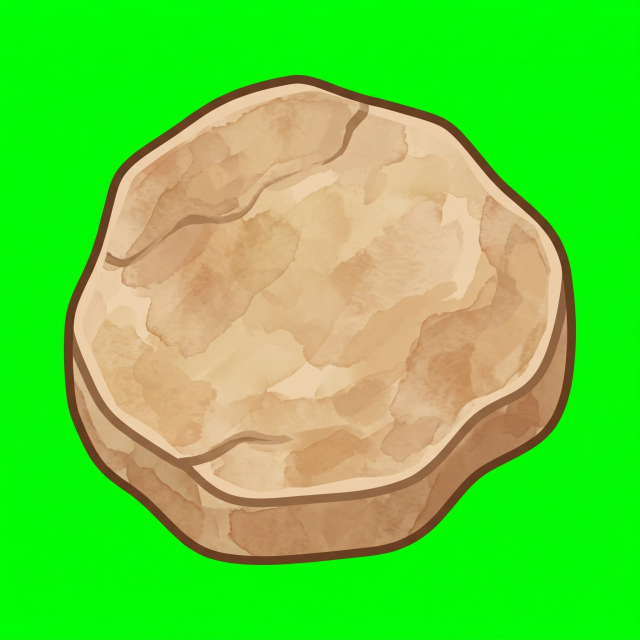
#> input picture rock-brown-raw.jpg, 1280 x 1280 px (shown at 1/2 size)
$ python process-green-bg.py ../rock-brown-raw.jpg ../rock-flat-raw.jpg
#> lines starting #> are read from the running program, lines starting #| are printed output that depends on the picture; after the words box and inside, x2 and y2 are one past the last pixel; in counts of white or black regions, pixels touching at a corner belong together
from PIL import Image
import numpy as np, sys, os

OUT_SIZE=512; PADDING=20
CHROMA=np.array([0,255,0],dtype=np.float32); TOL=80; SOFT=40

def process(inp, outp):
#> called with inp = '../rock-brown-raw.jpg', outp = '../rock-flat-raw.jpg'
    print(f'Input: {os.path.basename(inp)}')
    img=Image.open(inp).convert('RGBA')
    data=np.array(img,dtype=np.float32); h,w=data.shape[:2]
#> after `h, w = data.shape[:2]`: h = 1280; w = 1280
    r,g,b=data[:,:,0],data[:,:,1],data[:,:,2]
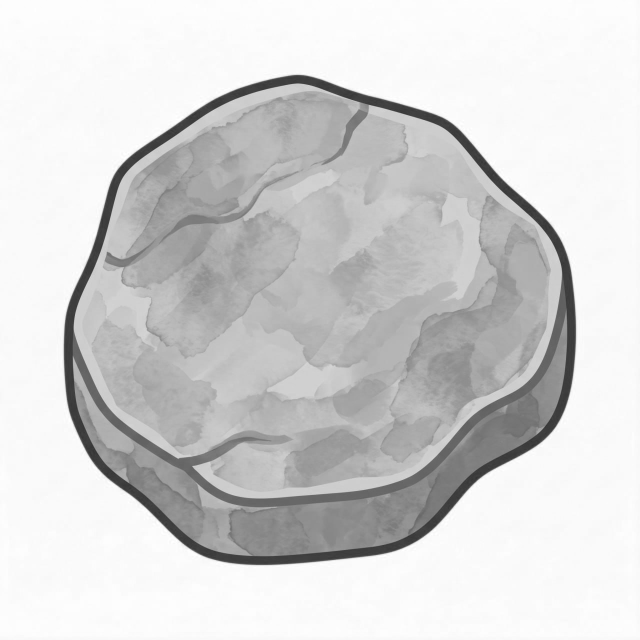
#> g: shape (1280, 1280) float32 (shown at 1/2 size); min 41, max 255, mean 210.6
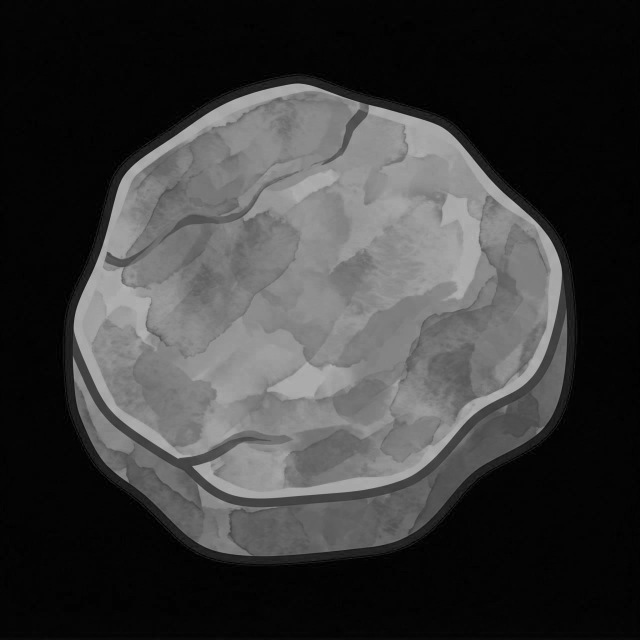
#> b: shape (1280, 1280) float32 (shown at 1/2 size); min 0, max 189, mean 59
    dist=np.sqrt((r-0)**2+(g-255)**2+(b-0)**2)
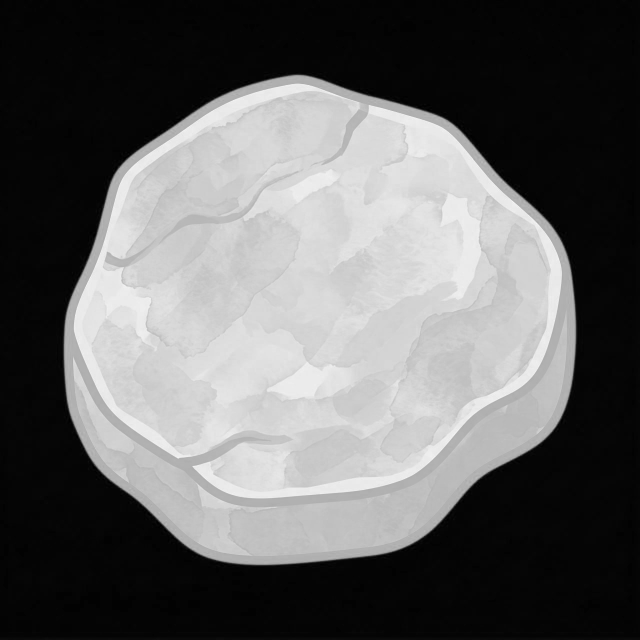
#> dist: shape (1280, 1280) float32 (shown at 1/2 size); min 0, max 319, mean 125.2; drawn with min black and max white
    data[:,:,3]=np.where(dist<TOL,0,np.where(dist<TOL+SOFT,((dist-TOL)/SOFT*255).clip(0,255),255)).astype(np.uint8)
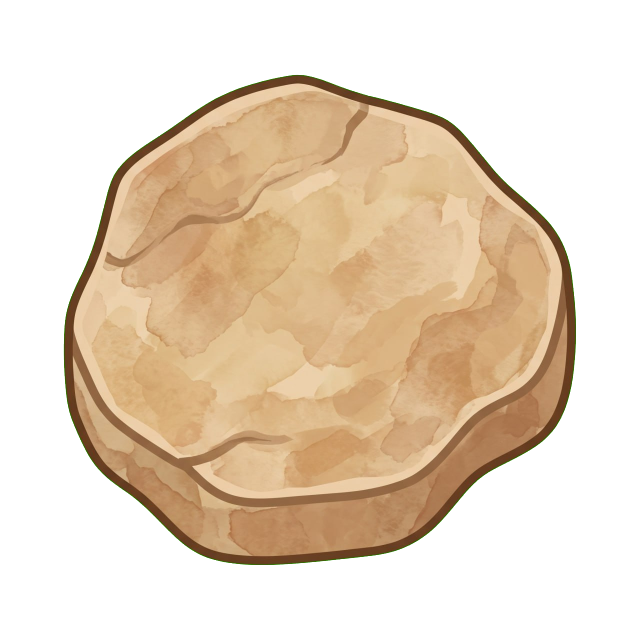
#> data: shape (1280, 1280, 4) float32 (shown at 1/2 size); mean R, G, B, A 95.9, 212, 58.4, 119.9; transparent parts drawn white
    data[h-150:h,w-150:w,3]=0; data[h-150:h,0:150,3]=0; data[h-30:h,:,3]=0
    result=Image.fromarray(data.clip(0,255).astype(np.uint8),'RGBA')
    arr2=np.array(result); mask=arr2[:,:,3]>128
#> after `mask = arr2[:, :, 3] > 128`:
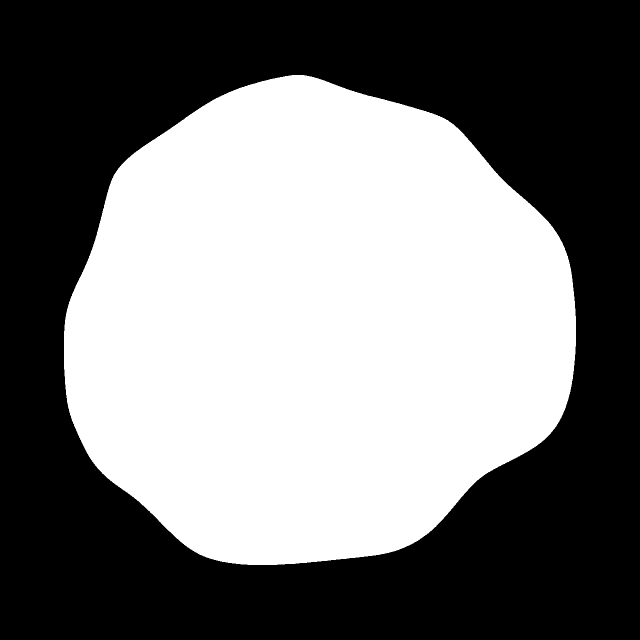
#> mask: shape (1280, 1280) bool (shown at 1/2 size); 46.8% white; 1 white region, box (x1, y1, x2, y2) and area: (128, 150, 1152, 1130) 767460
    rows=np.any(mask,axis=1); cols=np.any(mask,axis=0)
    r1,r2=np.where(rows)[0][[0,-1]]; c1,c2=np.where(cols)[0][[0,-1]]
#> after `r1, r2 = np.where(rows)[0][[0, -1]]`: r1 = 150; r2 = 1129
#> after `c1, c2 = np.where(cols)[0][[0, -1]]`: c1 = 128; c2 = 1151
    cropped=result.crop((c1,r1,c2+1,r2+1))
    cw,ch=cropped.size; scale=(OUT_SIZE-2*PADDING)/max(cw,ch)
#> after `cw, ch = cropped.size`: cw = 1024; ch = 980
#> after `scale = (OUT_SIZE - 2 * PADDING) / max(cw, ch)`: scale = 0.461
    nw,nh=int(cw*scale),int(ch*scale)
#> nw = 472; nh = 451
    resized=cropped.resize((nw,nh),Image.LANCZOS)
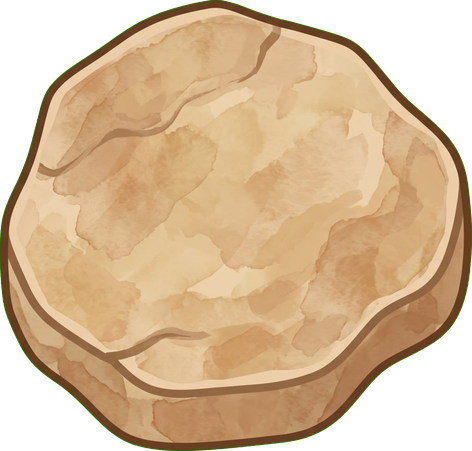
#> resized: PIL image 472x451 RGBA; mean R, G, B, A 156.1, 128.1, 93.1, 195; transparent parts drawn white
    canvas=Image.new('RGBA',(OUT_SIZE,OUT_SIZE),(0,0,0,0))
#> canvas: PIL image 512x512 RGBA; every value is 0
    ox=(OUT_SIZE-nw)//2; oy=(OUT_SIZE-nh)//2
#> after `ox = (OUT_SIZE - nw) // 2`: ox = 20
#> after `oy = (OUT_SIZE - nh) // 2`: oy = 30
    canvas.paste(resized,(ox,oy),resized); canvas.save(outp)
#> after `canvas.paste(resized, (ox, oy), resized)`:
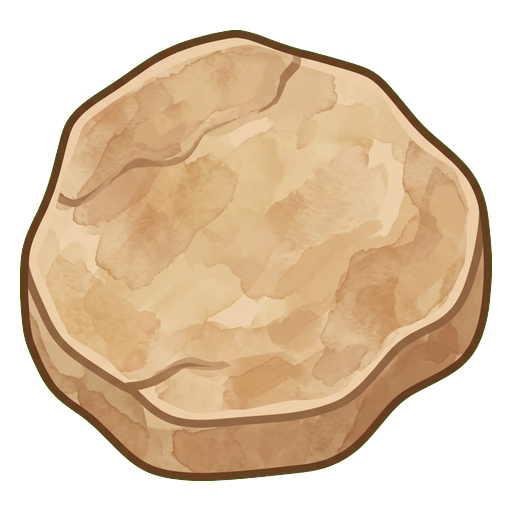
#> canvas: PIL image 512x512 RGBA; mean R, G, B, A 126.4, 102.9, 75.5, 158.1; transparent parts drawn white
    top=oy; bot=OUT_SIZE-nh-oy; left=ox; right=OUT_SIZE-nw-ox
#> after `top = oy`: top = 30
#> after `bot = OUT_SIZE - nh - oy`: bot = 31
#> after `left = ox`: left = 20
#> after `right = OUT_SIZE - nw - ox`: right = 20
    status='[OK]' if abs(top-bot)<=10 and abs(left-right)<=10 else '[WARN]'
#> status = '[OK]'
    print(f'  top={top} bot={bot} left={left} right={right} {status}')
#|   top=30 bot=31 left=20 right=20 [OK]

process(sys.argv[1], sys.argv[2])

$ run again, on rock-white-raw.jpg
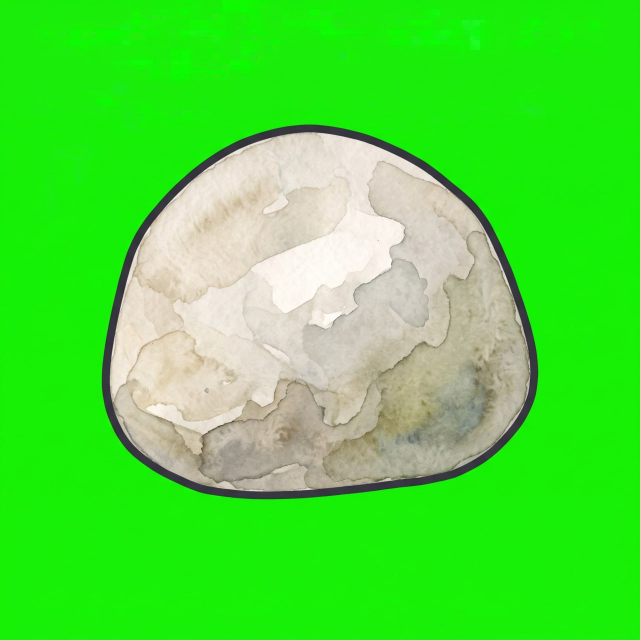
#> input picture rock-white-raw.jpg, 1280 x 1280 px (shown at 1/2 size)
#> in process, `mask = arr2[:, :, 3] > 128`:
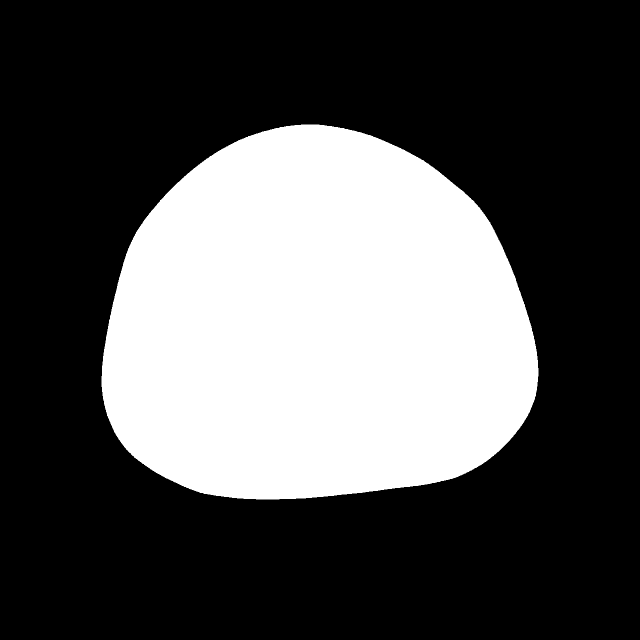
#> mask: shape (1280, 1280) bool (shown at 1/2 size); 31.7% white; 1 white region, box (x1, y1, x2, y2) and area: (203, 249, 1077, 999) 518718
#> r1 = 249; r2 = 998
#> c1 = 203; c2 = 1076
#> in process, `canvas.paste(resized, (ox, oy), resized)`:
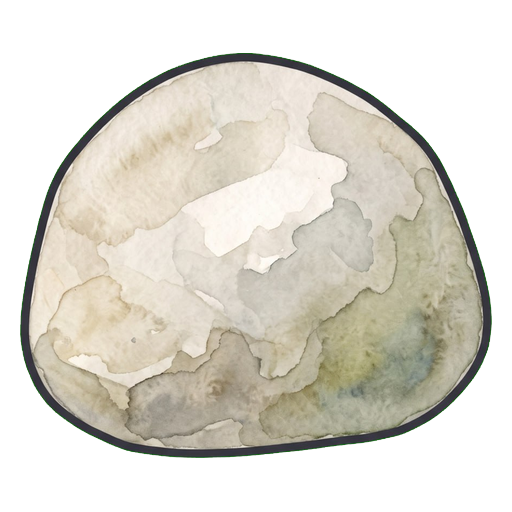
#> canvas: PIL image 512x512 RGBA; mean R, G, B, A 112.4, 109, 99.1, 146.9; transparent parts drawn white
#|   top=53 bot=54 left=20 right=20 [OK]
